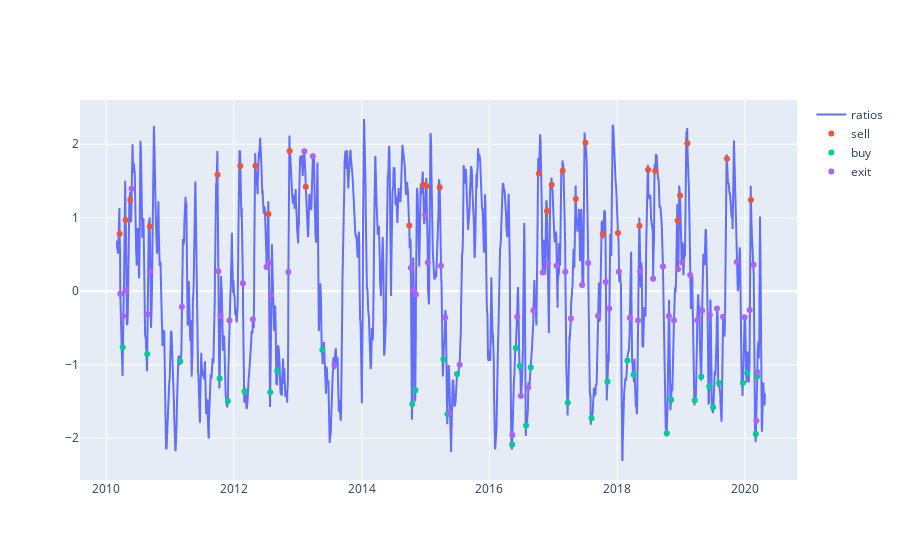

Notebook source saved alongside this figure:
### Code cell
portfolio_fx.plot_trades_on_zscore_for_symbol(mavg_zscore, portfolio, symbol2)
